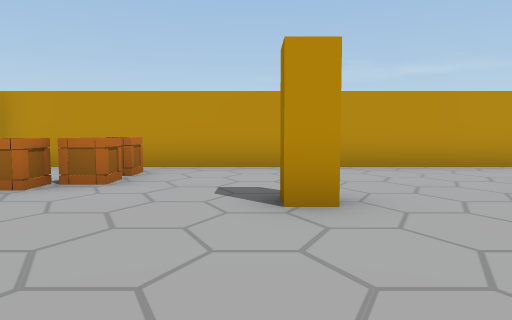
view 1 (above)

14 first-person views from a walk through a scene from a Unity 3-D project. The camera is 1.3 m above the floor, tilts 4° down and sees 70° across. Doors are open. The floor is counted in squares, 2 m on a side. Each view is taken from the middle of a square. On the plan, view 1 faces up. The plan holds only what a view shows up to about 11 squares ahead; the rest is blank. The place goes on beyond the plan. Some animated figures are left out.

view 2
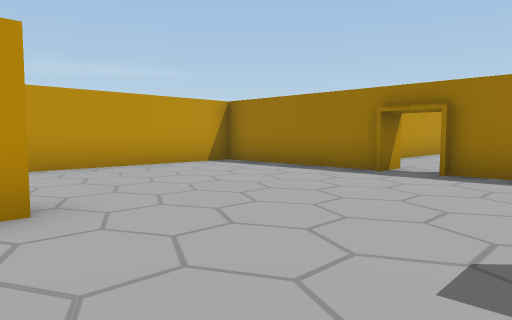

view 3
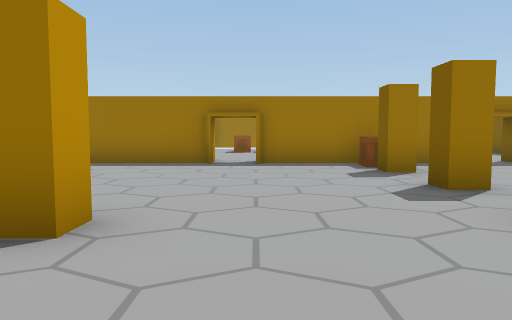

view 4
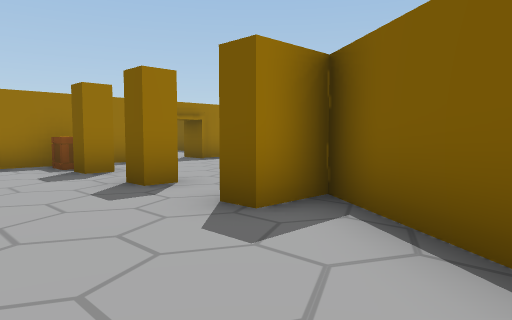

view 5
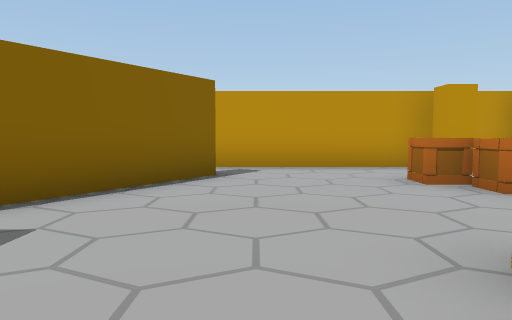

view 6
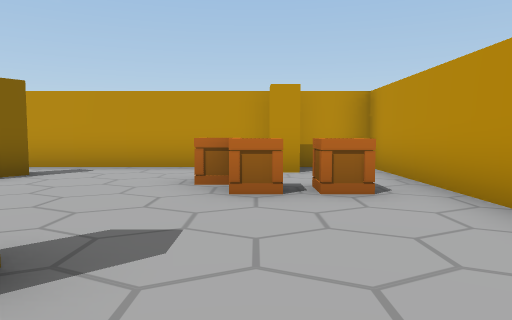

view 7
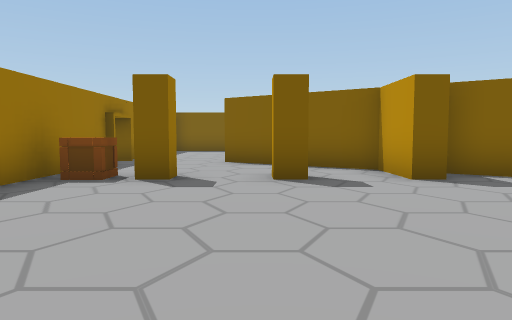

view 8
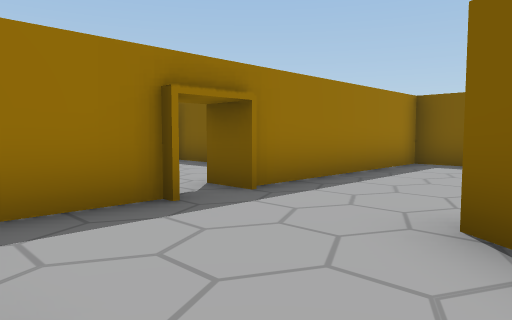

view 9
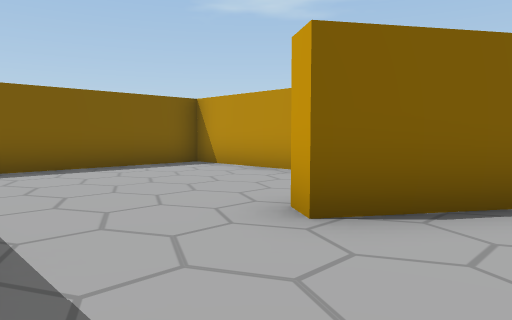

view 10
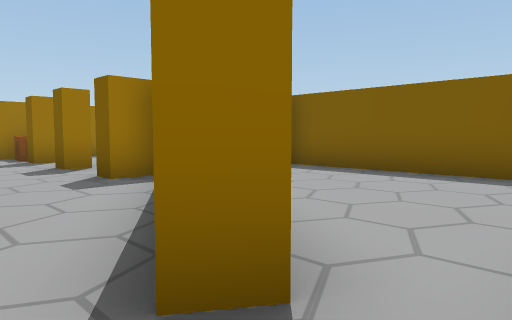

view 11
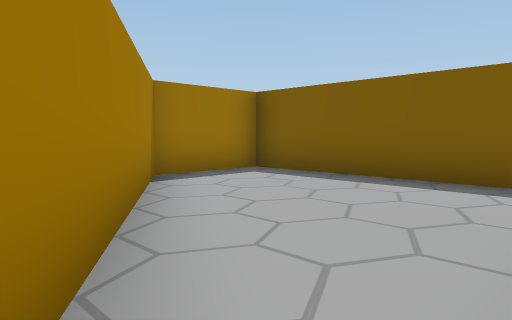

view 12
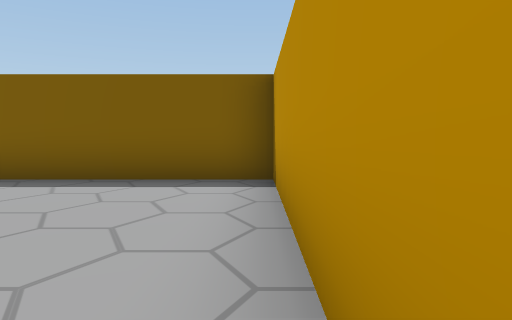

view 13
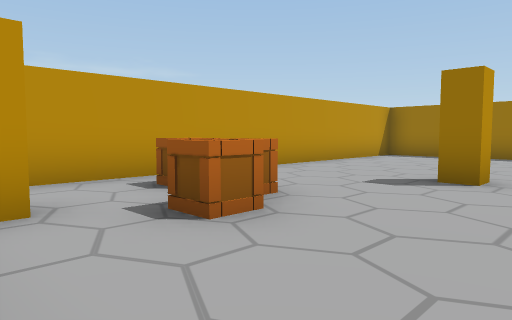

view 14
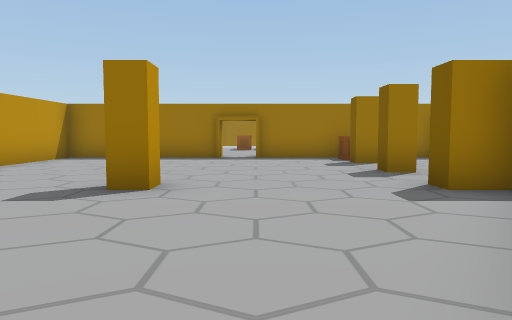

### Floor plan
Ten units are one square. View 1 is at (0, 0); x grows to the right and y downward. Boxes are objects, and circles mark ways between rooms. Rooms are numbered by the first view taken in them; rooms with no view inside come last. Other rooms are left out.
<svg viewBox="-60 -77 130 174">
<path fill="none" stroke="#000" d="M62 -30 62 -72 -53 -72 -53 -5M-41 -9 -38 -14 2 14 2 3 7 3 7 17 37 37M62 30 62 -20M37 37 34 41M7 62 7 92 62 92 62 40M-53 -5 -53 43 2 43 2 20 -41 -9"/>
<rect x="-55" y="-65" width="10" height="10" fill="#bbb"><title>other object</title></rect>
<rect x="-35" y="-55" width="10" height="10" fill="#bbb"><title>crate</title></rect>
<rect x="-25" y="-55" width="10" height="10" fill="#bbb"><title>crate</title></rect>
<rect x="-25" y="-65" width="10" height="10" fill="#bbb"><title>crate</title></rect>
<rect x="-5" y="-45" width="10" height="10" fill="#bbb"><title>other object</title></rect>
<rect x="15" y="-5" width="10" height="10" fill="#bbb"><title>other object</title></rect>
<rect x="35" y="-5" width="10" height="10" fill="#bbb"><title>other object</title></rect>
<rect x="55" y="-5" width="10" height="10" fill="#bbb"><title>crate</title></rect>
<circle cx="45" cy="35" r="3" fill="#2a7"/>
<circle cx="65" cy="35" r="3" fill="#2a7"/>
<circle cx="-50" cy="-10" r="3" fill="#2a7"/>
<text x="10" y="-30">1</text>
<text x="40" y="70">2</text>
<text x="-30" y="20">3</text>
</svg>
Room 1 opens to room 2. Room 1 opens to room 3.

Where each view was taken, in squares from view 1:
view 1: 0 up, 0 right, facing up
view 2: 0 up, 0 right, facing up-right
view 3: 2 up, 2 left, facing right
view 4: 2 up, 2 left, facing down-right
view 5: 2 up, 2 right, facing left
view 6: 5 up, 2 right, facing left
view 7: 5 up, 3 right, facing down
view 8: 1 down, 3 right, facing down-right
view 9: 2 down, 6 right, facing down-left
view 10: 2 up, 5 left, facing down-right
view 11: 1 up, 5 left, facing down-right
view 12: 1 up, 5 left, facing down
view 13: 2 up, 5 left, facing up-right
view 14: 2 up, 4 left, facing right
